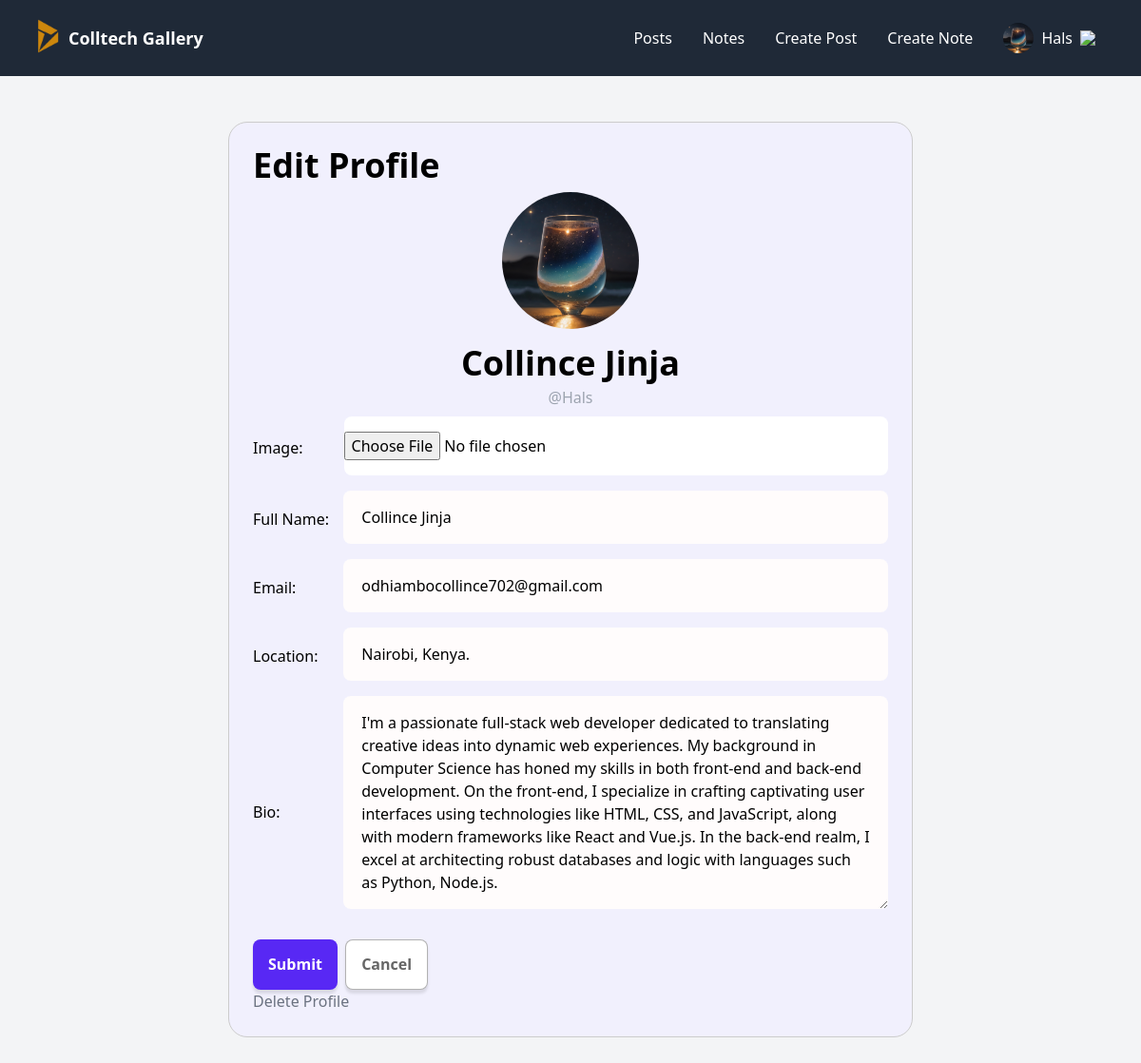
Page /profile/edit/ (signed in) on the committed database.
### a_users/models.py (models this page shows, shortened)
class Profile(models.Model):
    user = models.OneToOneField(User, on_delete=models.CASCADE)
    image = models.ImageField(upload_to='profilepics/', blank=True, null=True, default='profilepics/default.png')
    realname = models.CharField(max_length=200, null=True, blank=True)
    email = models.EmailField(max_length=50, unique=True, null=True)
    location = models.CharField(max_length=50, null=True, blank=True)
    bio = models.TextField(max_length=500, blank=True, null=True)
    created = models.DateTimeField(auto_now_add=True)

### a_users/views.py (the view, shortened to what this page needs)
# urls.py: path('profile/edit/',EditProfileView, name="edit-profile"),
def EditProfileView(request):
    form = ProfileEditForm(instance=request.user.profile)
    return render(request, 'a_users/edit_profile.html',{"form": form})

### a_users/forms.py
class ProfileEditForm(ModelForm):
    class Meta:
        model = Profile
        exclude = ['user']
        labels = {
            'realname': 'Full Name',
        }
        widgets = {
            'image': forms.FileInput(),
            'bio': forms.Textarea(attrs={'rows':8})
        }

### posts_app/templates/a_users/edit_profile.html (shortened to what this page needs)
{% extends 'layouts/b.html' %}
{% block content %}
<div style="background-color: rgb(241, 240, 253);padding:25px; margin:0 auto;border:1px solid #ccc;border-radius:20px;">
  <h1 class="mb-2">Edit Profile</h1>
<div class="text-center flex flex-col items-center">
    <img id="avatar" class="w-36 h-36 rounded-full object-cover mb-4" src="{{ user.profile.image.url }}" />
    <div class="text-center max-w-md">
        <h1 id="realname">{{ user.profile.realname }}</h1>
        <div class="text-gray-400 mb-2 -mt-3">@{{ user.username }}</div>
    </div>
</div>
<form method="POST" enctype="multipart/form-data">
    {{ form.as_p }}
    <button type="submit" >Submit</button>
    <a class="button secondaryAction ml-1" href="">Cancel</a>
</form>
<a class="mt-12 hover:underline text-gray-500" href="">Delete Profile</a>
</div>
{% endblock %}

### posts_app/templates/layouts/b.html
{% extends 'base.html' %}
{% block layout %}
    <content class="max-w-3xl block mx-auto my-12 px-6">
        {% block content %}
        {% endblock %}
    </content>
{% endblock %}

### posts_app/templates/base.html (shortened to what this page needs)
<!DOCTYPE html>
<html lang="en">
<head>
    <link rel="stylesheet" href="https://cdnjs.cloudflare.com/ajax/libs/font-awesome/6.4.2/css/all.min.css" />
    <script src="https://cdn.tailwindcss.com"></script>
</head>
<body class="bg-gray-100">
{% include 'includes/header.html' %}
{% block layout %}
{% endblock %}
</body>
</html>

### posts_app/templates/includes/header.html (shortened to what this page needs)
<header x-data="{ mobilenavOpen: false }" class="md:flex items-center justify-between [&>*]:px-8 bg-gray-800 h-20 text-white sticky top-0 z-40">
    <div class="flex items-center justify-between h-20">
        <logo>
            <a class="flex items-center gap-1" href="/">
                <img  id="logo-home" class="w-9 -mt-1" src="/media/icons/logo-home.png">
                <span id="heading-home" class="text-lg font-bold">Colltech Gallery</span>
            </a>
        </logo>
    </div>
    <nav x-show="mobilenavOpen" x-cloak class="md:!block bg-gray-800 h-screen w-screen md:h-auto md:w-auto -mt-20 md:mt-0 absolute md:relative z-[-1]"
    x-transition:enter="duration-300 ease-out"
    x-transition:enter-start="opacity-0 -translate-y-96"
    x-transition:enter-end="opacity-100 translate-y-0">
        <ul class="flex items-center navitems flex-col md:flex-row gap-2 md:gap-0 justify-center h-full -translate-y-10 md:translate-y-0">
            <li><a href="/">Posts</a></li>
            <li><a href="{% url 'notes' %}">Notes</a></li>
            <li><a href="{% url 'post-create' %}">Create Post</a></li>
            <li><a href="{% url 'note-create' %}">Create Note</a></li>
            {% if user.is_authenticated %}
            <li x-data="{ dropdownOpen: false }" class="relative">
                <a @click="dropdownOpen = !dropdownOpen" @click.away="dropdownOpen = false" class="cursor-pointer select-none">
                    <img class="h-8 w-8 rounded-full object-cover" src="{{ user.profile.image.url }}" alt="Upload Profile"/>
                    {{ user }}
                    <img x-bind:class="dropdownOpen && 'rotate-180 duration-300'" class="w-4" src="https://img.icons8.com/small/32/777777/expand-arrow.png"/>
                </a>
            </li>
            {% else %}
            <li><a href="/login">Login</a></li>
            {% endif %}
        </ul>
    </nav>
</header>

### posts_app/templates/base.html (style rules this page uses)
* { margin:0px; padding:0px; box-sizing:border-box; transition:all .2s linear; text-decoration:none; outline:none; border:none; }
html { scroll-padding-top:10px; scroll-behavior:smooth; overflow-x:hidden; }
:root { --primary: rgb(88, 40, 244); --primary-hover: rgb(58, 1, 245); --black: #1f2937; --font1: 'Shantell Sans', sans-serif; }
#heading-home { font-size:18px; }
h1 { @apply text-4xl font-bold mb-4 }
.button, button,[type=submit], [type='button'] { display: inline-flex; flex-wrap: wrap; align-items: center; justify-content: center; flex-shrink: 0; text-align: center; border-radius: 0.5rem; cursor: pointer; padding: 0 1rem; min-height: 3.3rem; font-weight: 600; box-shadow: 0 4px 3px rgba(0, 0, 0, 0.1); transition-property: transform; transition-duration: .2s; color: white; background-color: var(--primary); width: fit-content; }
.secondaryAction { background-color: white; color: rgba(0, 0, 0, 0.6); border: 1px solid rgba(0, 0, 0, 0.3); }
.navitems>li>a { @apply flex items-center gap-2 h-12 px-4 hover:bg-gray-700 rounded-lg; }
html, body { margin: 0; min-height: 100%; }
p { margin-bottom: 1rem; }
form p { display: flex; align-items: center; margin-bottom: 1rem; }
label, input { display: block; }
form p label { width: 7rem; }
label { margin: 6px 0 3px; }
input, textarea { width: 100%; }
input[type="file"], select { background-color: white; padding-left: 0; }
.textarea, textarea { margin-bottom: 1rem; }
.textarea, textarea, input { border-radius: 0.5rem; padding: 1rem 1.2rem; background-color: rgb(255, 252, 252); outline:none; }

### rows in the picture
Profile: realname "Collince Jinja", email "odhiambocollince702@gmail.com", location "Nairobi, Kenya.", bio "I'm a passionate full-stack web developer dedicated to translating creative ideas into dynamic web experiences. My background in Computer Science has honed my skills in both front-end and back-end development. On the front-end, I specialize in crafting captivating user interfaces using technologies like HTML, CSS, and JavaScript, along with modern frameworks like React and Vue.js. In the back-end realm, I excel at architecting robust databases and logic with languages such as Python, Node.js."

### other values in the picture
{{ user }} "Hals"
{{ user.profile.realname }} "Collince Jinja"
{{ user.username }} "Hals"
